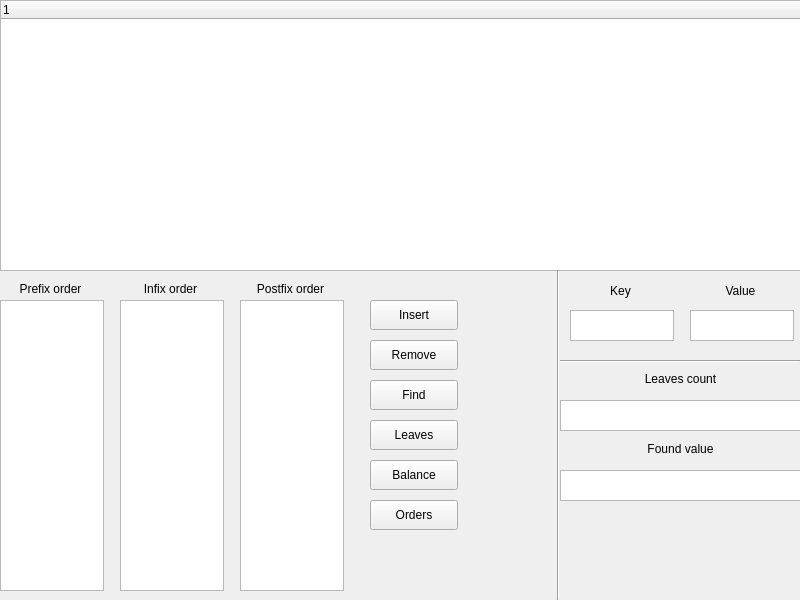
<?xml version="1.0" encoding="UTF-8"?>
<ui version="4.0">
 <class>MainWindow</class>
 <widget class="QMainWindow" name="MainWindow">
  <property name="geometry">
   <rect>
    <x>0</x>
    <y>0</y>
    <width>800</width>
    <height>600</height>
   </rect>
  </property>
  <property name="minimumSize">
   <size>
    <width>800</width>
    <height>600</height>
   </size>
  </property>
  <property name="maximumSize">
   <size>
    <width>800</width>
    <height>600</height>
   </size>
  </property>
  <property name="windowTitle">
   <string>MainWindow</string>
  </property>
  <widget class="QWidget" name="centralwidget">
   <widget class="QTextBrowser" name="pref">
    <property name="geometry">
     <rect>
      <x>0</x>
      <y>300</y>
      <width>104</width>
      <height>291</height>
     </rect>
    </property>
   </widget>
   <widget class="QLabel" name="label">
    <property name="geometry">
     <rect>
      <x>0</x>
      <y>280</y>
      <width>101</width>
      <height>17</height>
     </rect>
    </property>
    <property name="text">
     <string>Prefix order</string>
    </property>
    <property name="alignment">
     <set>Qt::AlignCenter</set>
    </property>
   </widget>
   <widget class="QLabel" name="label_2">
    <property name="geometry">
     <rect>
      <x>120</x>
      <y>280</y>
      <width>101</width>
      <height>17</height>
     </rect>
    </property>
    <property name="text">
     <string>Infix order</string>
    </property>
    <property name="alignment">
     <set>Qt::AlignCenter</set>
    </property>
   </widget>
   <widget class="QTextBrowser" name="inf">
    <property name="geometry">
     <rect>
      <x>120</x>
      <y>300</y>
      <width>104</width>
      <height>291</height>
     </rect>
    </property>
   </widget>
   <widget class="QLabel" name="label_3">
    <property name="geometry">
     <rect>
      <x>240</x>
      <y>280</y>
      <width>101</width>
      <height>17</height>
     </rect>
    </property>
    <property name="text">
     <string>Postfix order</string>
    </property>
    <property name="alignment">
     <set>Qt::AlignCenter</set>
    </property>
   </widget>
   <widget class="QTextBrowser" name="postf">
    <property name="geometry">
     <rect>
      <x>240</x>
      <y>300</y>
      <width>104</width>
      <height>291</height>
     </rect>
    </property>
   </widget>
   <widget class="QTreeWidget" name="treeWidget">
    <property name="geometry">
     <rect>
      <x>0</x>
      <y>0</y>
      <width>801</width>
      <height>271</height>
     </rect>
    </property>
    <column>
     <property name="text">
      <string notr="true">1</string>
     </property>
    </column>
   </widget>
   <widget class="QPushButton" name="pushButton">
    <property name="geometry">
     <rect>
      <x>370</x>
      <y>300</y>
      <width>88</width>
      <height>30</height>
     </rect>
    </property>
    <property name="text">
     <string>Insert</string>
    </property>
   </widget>
   <widget class="QTextEdit" name="key">
    <property name="geometry">
     <rect>
      <x>570</x>
      <y>310</y>
      <width>104</width>
      <height>31</height>
     </rect>
    </property>
   </widget>
   <widget class="QTextEdit" name="value">
    <property name="geometry">
     <rect>
      <x>690</x>
      <y>310</y>
      <width>104</width>
      <height>31</height>
     </rect>
    </property>
   </widget>
   <widget class="QLabel" name="label_4">
    <property name="geometry">
     <rect>
      <x>570</x>
      <y>280</y>
      <width>101</width>
      <height>21</height>
     </rect>
    </property>
    <property name="text">
     <string>Key</string>
    </property>
    <property name="alignment">
     <set>Qt::AlignCenter</set>
    </property>
   </widget>
   <widget class="QLabel" name="label_5">
    <property name="geometry">
     <rect>
      <x>690</x>
      <y>280</y>
      <width>101</width>
      <height>21</height>
     </rect>
    </property>
    <property name="text">
     <string>Value</string>
    </property>
    <property name="alignment">
     <set>Qt::AlignCenter</set>
    </property>
   </widget>
   <widget class="QPushButton" name="pushButton_2">
    <property name="geometry">
     <rect>
      <x>370</x>
      <y>340</y>
      <width>88</width>
      <height>30</height>
     </rect>
    </property>
    <property name="text">
     <string>Remove</string>
    </property>
   </widget>
   <widget class="QPushButton" name="pushButton_3">
    <property name="geometry">
     <rect>
      <x>370</x>
      <y>380</y>
      <width>88</width>
      <height>30</height>
     </rect>
    </property>
    <property name="text">
     <string>Find</string>
    </property>
   </widget>
   <widget class="QPushButton" name="pushButton_4">
    <property name="geometry">
     <rect>
      <x>370</x>
      <y>420</y>
      <width>88</width>
      <height>30</height>
     </rect>
    </property>
    <property name="text">
     <string>Leaves</string>
    </property>
   </widget>
   <widget class="QPushButton" name="pushButton_5">
    <property name="geometry">
     <rect>
      <x>370</x>
      <y>460</y>
      <width>88</width>
      <height>30</height>
     </rect>
    </property>
    <property name="text">
     <string>Balance</string>
    </property>
   </widget>
   <widget class="QPushButton" name="pushButton_6">
    <property name="geometry">
     <rect>
      <x>370</x>
      <y>500</y>
      <width>88</width>
      <height>30</height>
     </rect>
    </property>
    <property name="text">
     <string>Orders</string>
    </property>
   </widget>
   <widget class="Line" name="line">
    <property name="geometry">
     <rect>
      <x>550</x>
      <y>270</y>
      <width>16</width>
      <height>330</height>
     </rect>
    </property>
    <property name="orientation">
     <enum>Qt::Vertical</enum>
    </property>
   </widget>
   <widget class="Line" name="line_2">
    <property name="geometry">
     <rect>
      <x>560</x>
      <y>360</y>
      <width>240</width>
      <height>3</height>
     </rect>
    </property>
    <property name="orientation">
     <enum>Qt::Horizontal</enum>
    </property>
   </widget>
   <widget class="QLabel" name="label_6">
    <property name="geometry">
     <rect>
      <x>570</x>
      <y>370</y>
      <width>221</width>
      <height>17</height>
     </rect>
    </property>
    <property name="text">
     <string>Leaves count</string>
    </property>
    <property name="alignment">
     <set>Qt::AlignCenter</set>
    </property>
   </widget>
   <widget class="QTextBrowser" name="leaves">
    <property name="geometry">
     <rect>
      <x>560</x>
      <y>400</y>
      <width>241</width>
      <height>31</height>
     </rect>
    </property>
   </widget>
   <widget class="QTextBrowser" name="fval">
    <property name="geometry">
     <rect>
      <x>560</x>
      <y>470</y>
      <width>241</width>
      <height>31</height>
     </rect>
    </property>
   </widget>
   <widget class="QLabel" name="label_7">
    <property name="geometry">
     <rect>
      <x>570</x>
      <y>440</y>
      <width>221</width>
      <height>17</height>
     </rect>
    </property>
    <property name="text">
     <string>Found value</string>
    </property>
    <property name="alignment">
     <set>Qt::AlignCenter</set>
    </property>
   </widget>
  </widget>
 </widget>
 <resources/>
 <connections/>
</ui>
